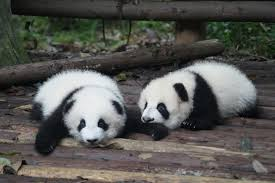
#> input picture Digital_Image_Processing/week4/img/pandas.jpg, 275 x 183 px
$ python low_high_freq.py
#> lines starting #> are read from the running program, lines starting #| are printed output that depends on the picture
import matplotlib.pyplot as plt
from matplotlib import cm
import numpy as np
import cv2

img = cv2.imread('img/pandas.jpg', cv2.IMREAD_GRAYSCALE)
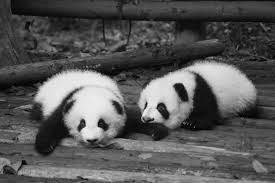
#> img: shape (183, 275); min 0, max 252, mean 87.4

h, w = img.shape
#> h = 183; w = 275
size = 100

high_region = img[h // 2-size//2:h//2+size//2, w//2-size//2:w//2+size//2]
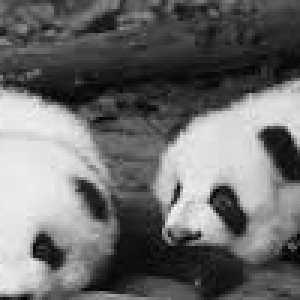
#> high_region: shape (100, 100) (shown 3 times larger); min 0, max 252, mean 107.9

low_region = img[0:size, w-size:w]
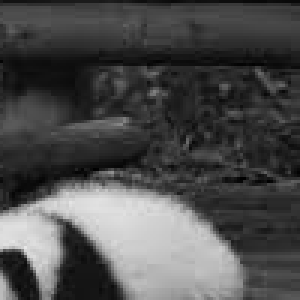
#> low_region: shape (100, 100) (shown 3 times larger); min 0, max 231, mean 76.3

x = np.arange(size)
y = np.arange(size)

x, y = np.meshgrid(x, y)

fig = plt.figure()
ax0 = fig.add_subplot(121, projection='3d')
ax1 = fig.add_subplot(122, projection='3d')
ax0.plot_surface(x, y, high_region.astype(float), cmap=cm.viridis)
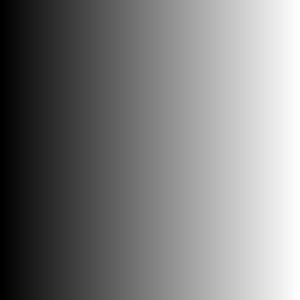
#> x: shape (100, 100) int64 (shown 3 times larger); min 0, max 99, mean 49.5; drawn with min black and max white
ax1.plot_surface(x, y, low_region.astype(float), cmap=cm.viridis)
plt.show()
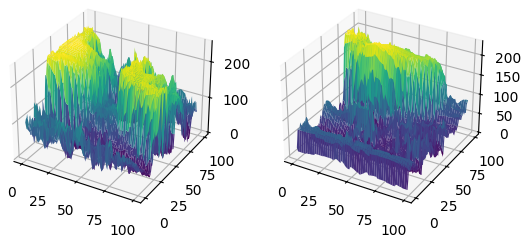
#> figure drawn by matplotlib, 2 panels


# ascasc
